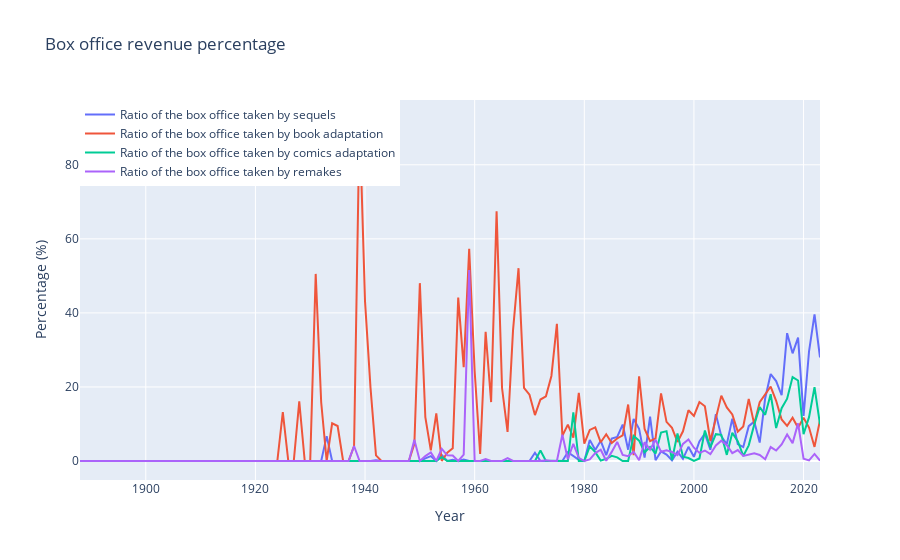

The cell this chart's notebook holds for it:
### Markdown cell above
$$
\text{Box Office \%} = \frac{\text{Box office of movies with sequel per year}}{\text{Box office for all movies per year}} * 100
$$

### Code cell
from src.models.box_office_revenue import get_box_office_ratio

fig = get_box_office_ratio(movie_frames_concat)
fig

### Figure 1 — Plotly figure (JSON) as saved in the notebook; plotly's stock layout.template omitted (floating-point values rounded to 4 significant figures; data arrays with more than 128 entries replaced by an {"elided": "..."} marker saying what was removed)
{"data": [{"mode": "lines", "name": "Ratio of the box office taken by sequels", "x": {"elided": "136 float values"}, "y": {"elided": "136 float values"}, "type": "scatter"}, {"mode": "lines", "name": "Ratio of the box office taken by book adaptation", "x": {"elided": "136 float values"}, "y": {"elided": "136 float values"}, "type": "scatter"}, {"mode": "lines", "name": "Ratio of the box office taken by comics adaptation", "x": {"elided": "136 float values"}, "y": {"elided": "136 float values"}, "type": "scatter"}, {"mode": "lines", "name": "Ratio of the box office taken by remakes", "x": {"elided": "136 float values"}, "y": {"elided": "136 float values"}, "type": "scatter"}], "layout": {"legend": {"x": 0, "y": 1}, "title": {"text": "Box office revenue percentage"}, "xaxis": {"title": {"text": "Year"}}, "yaxis": {"title": {"text": "Percentage (%)"}}}}
